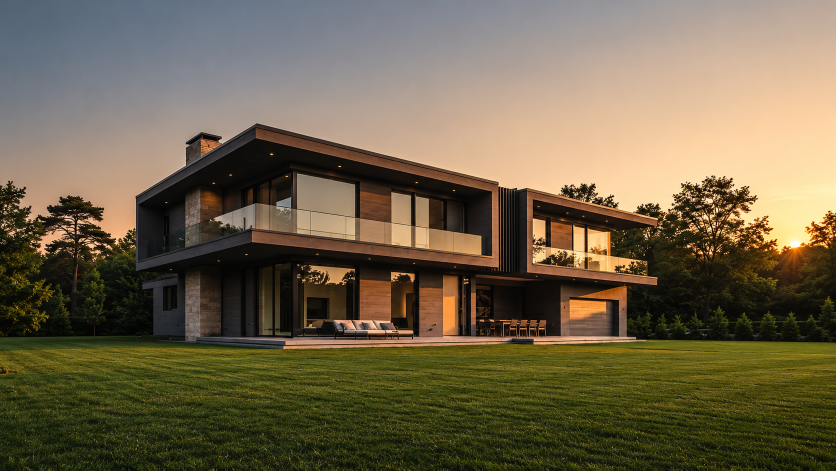
#> input picture imagem capa do primeiro bloco.png, 1672 x 941 px, found by its file name (shown at 1/2 size)
$ python images.py
#> lines starting #> are read from the running program, lines starting #| are printed output that depends on the picture
"""Create size-limited WebP delivery copies; preserve all original files and alpha.
Requires Pillow. Run from any directory with python3 .site/scripts/images.py.
No generative retouching, invented scene content, upscaling or face alteration.
"""
from pathlib import Path
from PIL import Image, ImageOps

project = Path(__file__).resolve().parents[1]
source = project / 'materials'
output = project / 'public/assets/images'
output.mkdir(parents=True, exist_ok=True)
images = [
    ('imagem capa do primeiro bloco.png', 'mansao', [1200, 1672]),
    ('foto do enegenheiro.png', 'engenheiro-frente', [600, 900]),
    ('foto do enegenheiro1.png', 'engenheiro-projeto', [600, 900]),
    ('fachada da vilela engenharia.png', 'escritorio', [800]),
    ('portfolio1.png', 'comercial-1', [960, 1440]),
    ('portfolio2.png', 'comercial-2', [960, 1440]),
    ('projeto1.png', 'residencial-1', [None]),
    ('projeto3.png', 'residencial-2', [None]),
]
for original, name, widths in images:
    with Image.open(source / original) as im:
#> im is the input picture: PIL image 1672x941 RGB; mean R, G, B 111.3, 99.4, 74.7
        im = ImageOps.exif_transpose(im)
        for width in widths:
            result = im.copy()
            if width:
                result.thumbnail((width, 4000), Image.Resampling.LANCZOS)
            filename = f'{name}-{width}.webp' if width else f'{name}.webp'
            result.save(output / filename, 'WEBP', quality=86, method=6)
            print(filename, result.size, (output / filename).stat().st_size)
#> this loop made 2 passes
#> pass 1, `result.save(output / filename, 'WEBP', quality=86, method=6)`:
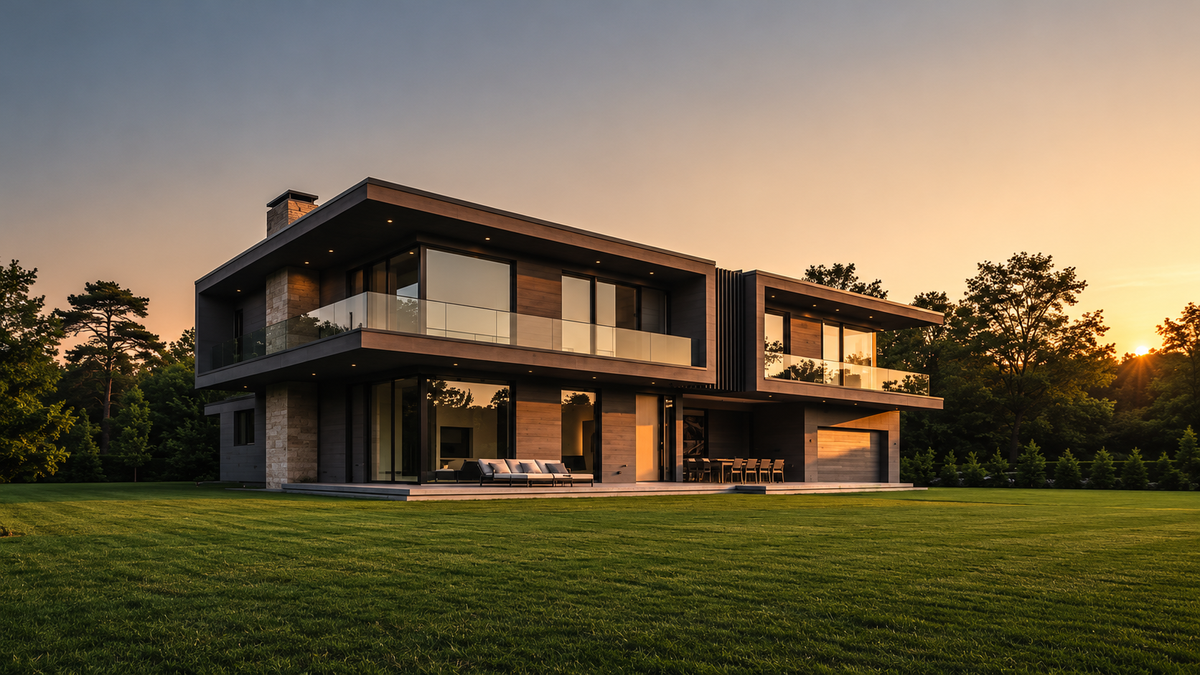
#> saved as mansao-1200.webp: PIL image 1200x675 RGB; mean R, G, B 111.3, 99.4, 74.7
#> pass 2 of the loop `for original, name, widths in images:`:
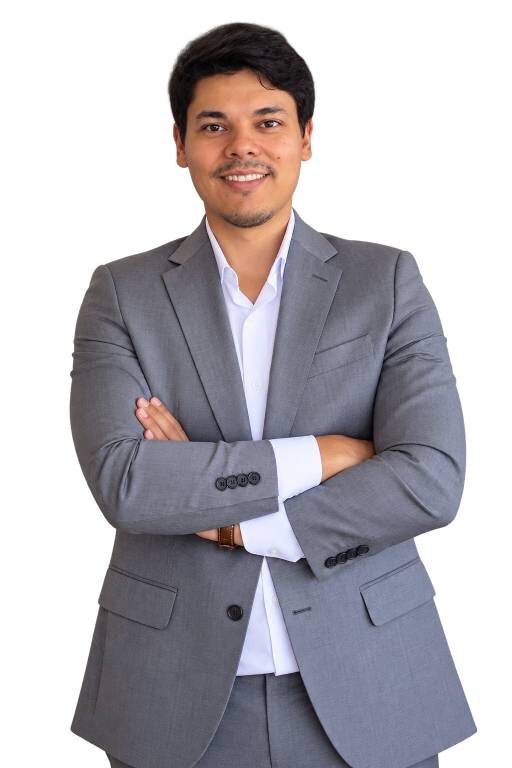
#> input picture .site/materials/foto do enegenheiro.png, 1024 x 1536 px (shown at 1/2 size)
#> im is the input picture: PIL image 1024x1536 RGBA; mean R, G, B, A 81.9, 77.5, 83.9, 137.9
#> the loop `for width in widths:` made 2 passes
#> pass 1, `result.save(output / filename, 'WEBP', quality=86, method=6)`:
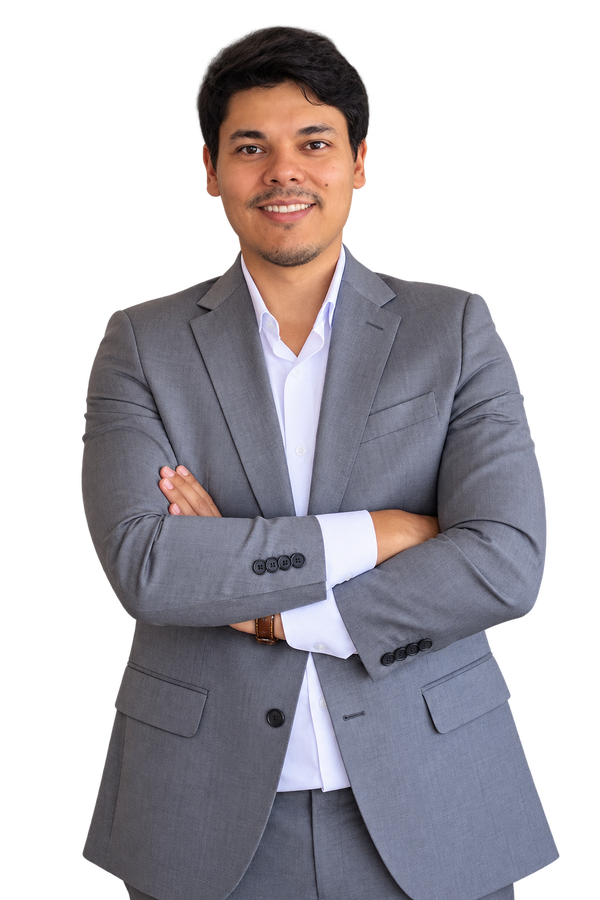
#> saved as engenheiro-frente-600.webp: PIL image 600x900 RGBA; mean R, G, B, A 65.9, 62.9, 68.5, 137.9; transparent parts drawn white
#> pass 3 of the loop `for original, name, widths in images:`:
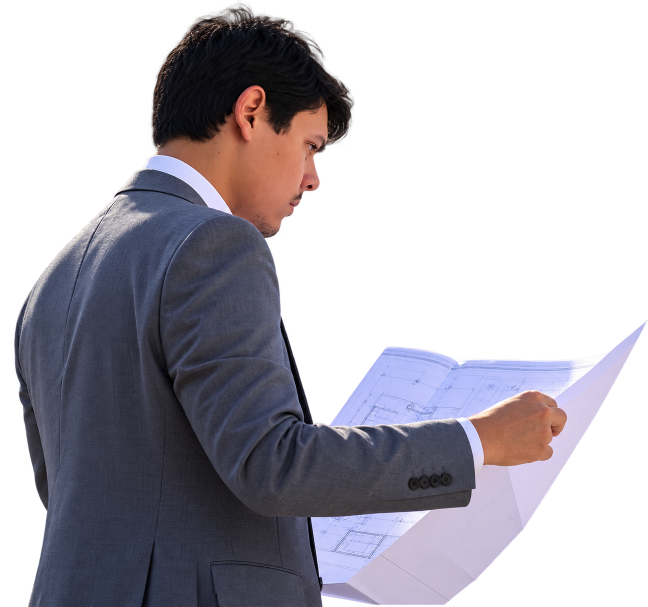
#> input picture .site/materials/foto do enegenheiro1.png, 1295 x 1214 px (shown at 1/2 size)
#> im is the input picture: PIL image 1295x1214 RGBA; mean R, G, B, A 49.3, 46.4, 54.5, 124.5
#> the loop `for width in widths:` made 2 passes
#> pass 1, `result.save(output / filename, 'WEBP', quality=86, method=6)`:
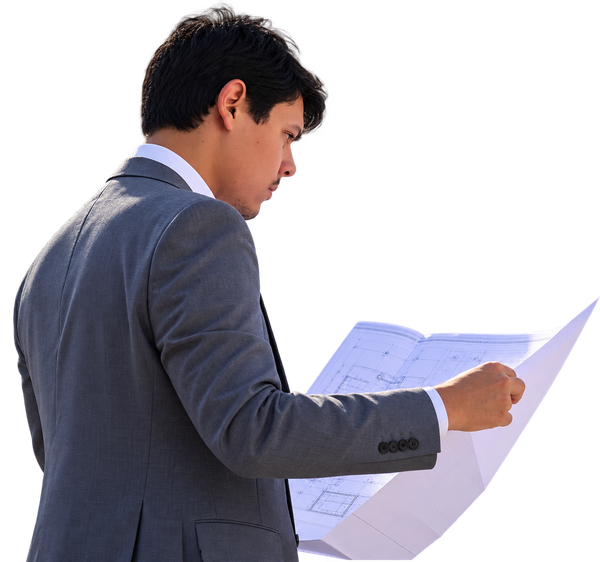
#> saved as engenheiro-projeto-600.webp: PIL image 600x562 RGBA; mean R, G, B, A 49.2, 46.2, 54.2, 124.5; transparent parts drawn white
#> (the run stopped early here; a loop or call above may not have finished)
